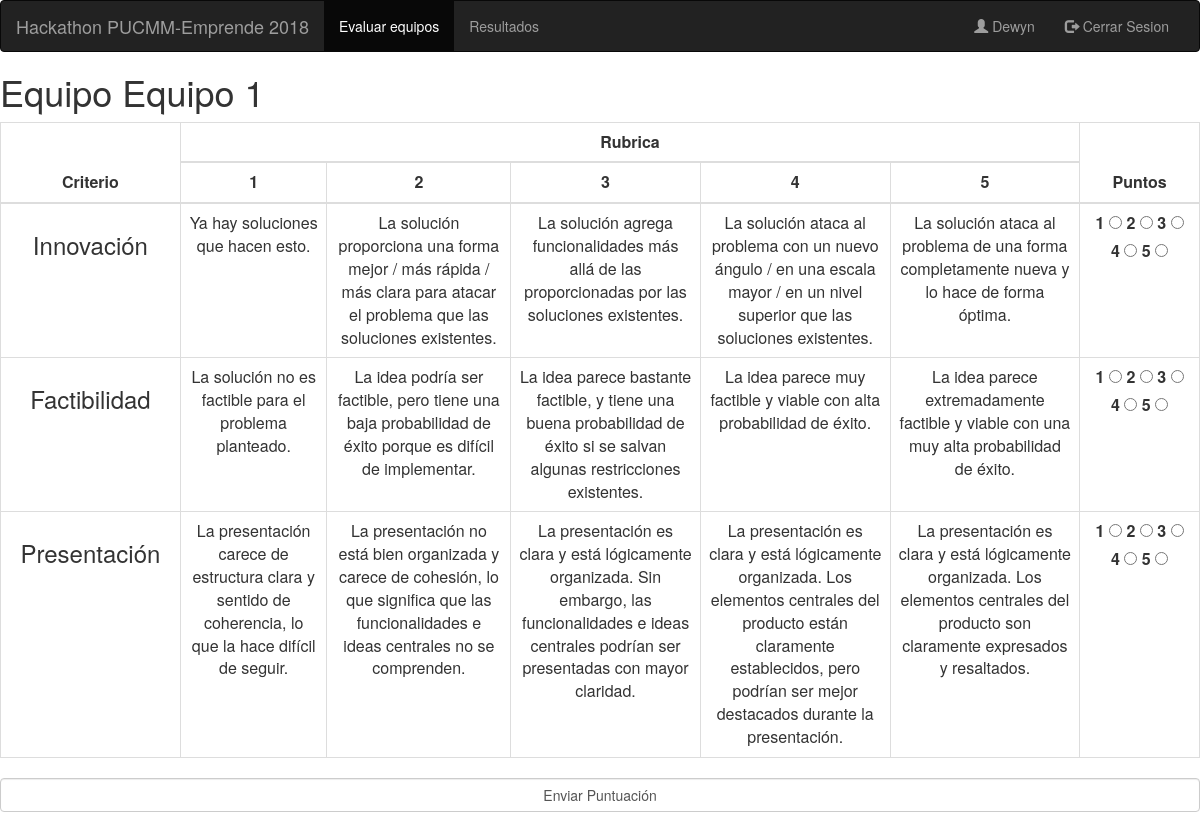
Page /equipos-evaluar/equipo/1 (signed in) on the committed database.
### evaluacion/models.py (models this page shows, shortened)
class Equipo(models.Model):
    nombre = models.CharField(max_length=15, null=False, blank=False)
    puntuacion = models.IntegerField(default=0)

class Criterio(models.Model):
    nombre = models.CharField(max_length=50, null=False, blank=False, default='')
    explicacion1 = models.TextField(max_length=250, null=False, default='')
    explicacion2 = models.TextField(max_length=250, null=False, default='')
    explicacion3 = models.TextField(max_length=250, null=False, default='')
    explicacion4 = models.TextField(max_length=250, null=False, default='')
    explicacion5 = models.TextField(max_length=250, null=False, default='')
    tipo_jurado = models.SmallIntegerField(choices=TipoJurado.TIPOS_JURADO)

### evaluacion/views.py (the view, shortened to what this page needs)
# urls.py: path('equipos-evaluar/equipo/<int:pk>', EvaluarEquipo.as_view(), name='equipos-evaluar'),
class EvaluarEquipo(LoginRequiredMixin, DetailView):
    model = Equipo
    template_name = 'evaluar-equipo.html'
    login_url = settings.LOGIN_URL
    def get_context_data(self, **kwargs):
        context = super(EvaluarEquipo, self).get_context_data(**kwargs)
        jurado = Jurado.objects.filter(user=self.request.user).first()
        context['criterios'] = Criterio.objects.all().filter(tipo_jurado=jurado.tipo)
        return context

### evaluacion/templates/evaluar-equipo.html (shortened to what this page needs)
<html>
{% load bootstrap3 %}
    {% bootstrap_css %}
{% block navbar %}
    <nav class="navbar navbar-inverse">
        <div class="container-fluid">
            <div class="navbar-header">
                <a class="navbar-brand">Hackathon PUCMM-Emprende 2018</a>
            </div>
            <div class="collapse navbar-collapse" id="myNavbar">
                <ul class="nav navbar-nav">
                    <li class="active"><a href="/equipos-evaluar">Evaluar equipos</a></li>
                    <li><a href="/resultados">Resultados</a></li>
                </ul>
                <ul class="nav navbar-nav navbar-right">
                    <li><a href="#"><span class="glyphicon glyphicon-user"></span> {{ user.get_username | capfirst }}
                    </a></li>
                    <li><a href="/logout"><span class="glyphicon glyphicon-log-out"></span> Cerrar Sesion</a></li>
                </ul>
            </div>
        </div>
    </nav>
{% endblock %}
{% block content %}
    <div class="list-group">
        <h1>Equipo {{ object.nombre }}</h1>
        <form action="/equipos-evaluar/equipo/{{ object.id }}" method="post">
            <table class="table table-bordered">
                <thead>
                <tr>
                    <th class="text-center" rowspan="2" width="15%">Criterio</th>
                    <th class="text-center" colspan="5">Rubrica</th>
                    <th class="text-center" rowspan="2" width="10%">Puntos</th>
                </tr>
                <tr>
                    <th class="text-center">1</th>
                    <th class="text-center">2</th>
                    <th class="text-center">3</th>
                    <th class="text-center">4</th>
                    <th class="text-center">5</th>
                </tr>
                </thead>
                <tbody>
                {% for c in criterios %}
                    <tr>
                        <td rowspan="1" class="text-center"><h3>{{ c.nombre }}</h3></td>
                        <td class="text-center">{{ c.explicacion1 }}</td>
                        <td class="text-center">{{ c.explicacion2 }}</td>
                        <td class="text-center">{{ c.explicacion3 }}</td>
                        <td class="text-center">{{ c.explicacion4 }}</td>
                        <td class="text-center">{{ c.explicacion5 }}</td>
                        <td class="text-center">
                            <fieldset id="group1">
                                <label>1
                                    <input type="radio" value="1" name="group-{{ c.id }}">
                                </label>
                                <label>2
                                    <input type="radio" value="2" name="group-{{ c.id }}">
                                </label>
                                <label>3
                                    <input type="radio" value="3" name="group-{{ c.id }}">
                                </label>
                                <label>4
                                    <input type="radio" value="4" name="group-{{ c.id }}">
                                </label>
                                <label>5
                                    <input type="radio" value="5" name="group-{{ c.id }}">
                                </label>
                            </fieldset>
                        </td>
                    </tr>
                {% endfor %}
                </tbody>
            </table>
            <input value="Enviar Puntuación" type="submit" class="input form-control">
        </form>
    </div>
{% endblock %}
</html>

### rows in the picture
Equipo: nombre "Equipo 1"
Criterio: nombre "Innovación", explicacion1 "Ya hay soluciones que hacen esto.", explicacion2 "La solución proporciona una forma mejor / más rápida / más clara para atacar el problema que las soluciones existentes.", explicacion3 "La solución agrega funcionalidades más allá de las proporcionadas por las soluciones existentes.", explicacion4 "La solución ataca al problema con un nuevo ángulo / en una escala mayor / en un nivel superior que las soluciones existentes.", explicacion5 "La solución ataca al problema de una forma completamente nueva y lo hace de forma óptima."
Criterio: nombre "Factibilidad", explicacion1 "La solución no es factible para el problema planteado.", explicacion2 "La idea podría ser factible, pero tiene una baja probabilidad de éxito porque es difícil de implementar.", explicacion3 "La idea parece bastante factible, y tiene una buena probabilidad de éxito si se salvan algunas restricciones existentes.", explicacion4 "La idea parece muy factible y viable con alta probabilidad de éxito.", explicacion5 "La idea parece extremadamente factible y viable con una muy alta probabilidad de éxito."
Criterio: nombre "Presentación", explicacion1 "La presentación carece de estructura clara y sentido de coherencia, lo que la hace difícil de seguir.", explicacion2 "La presentación no está bien organizada y carece de cohesión, lo que significa que las funcionalidades e ideas centrales no se comprenden.", explicacion3 "La presentación es clara y está lógicamente organizada. Sin embargo, las funcionalidades e ideas centrales podrían ser presentadas con mayor claridad.", explicacion4 "La presentación es clara y está lógicamente organizada. Los elementos centrales del producto están claramente establecidos, pero podrían ser mejor destacados durante la presentación.", explicacion5 "La presentación es clara y está lógicamente organizada. Los elementos centrales del producto son claramente expresados y resaltados."

### other values in the picture
{{ user.get_username | capfirst }} "Dewyn"
